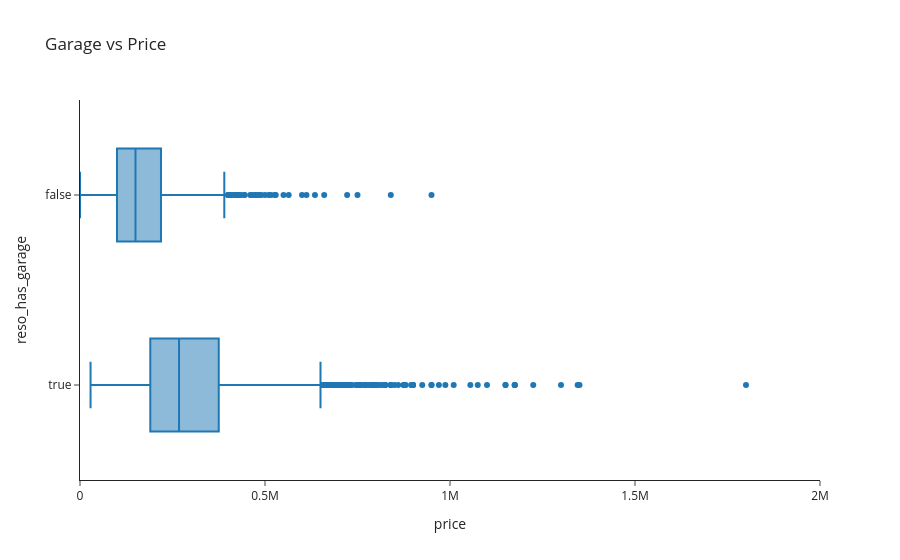

Notebook code for this chart:
### Markdown cell above
### The Garage Premium

In the Midwest, an attached garage is close to a hard requirement for most buyers. The chart below quantifies the price gap between listings with and without a garage. For an investor, this is one of the higher-ROI capex items to evaluate when considering a fixer-upper.

### Code cell
fig = px.box(
    df, x="price", y="reso_has_garage", title="Garage vs Price", template="simple_white"
)
fig.update_xaxes(range=[0, 2000000])
fig.show()

### Figure 1 — Plotly figure (JSON) as saved in the notebook; plotly's stock layout.template omitted (floating-point values rounded to 4 significant figures; data arrays with more than 128 entries replaced by an {"elided": "..."} marker saying what was removed)
{"data": [{"alignmentgroup": "True", "hovertemplate": "price=%{x}<br>reso_has_garage=%{y}<extra></extra>", "legendgroup": "", "marker": {"color": "#1F77B4"}, "name": "", "notched": false, "offsetgroup": "", "orientation": "h", "showlegend": false, "type": "box", "x": {"elided": "3737 int values"}, "x0": " ", "xaxis": "x", "y": {"elided": "3737 bool values"}, "y0": " ", "yaxis": "y"}], "layout": {"boxmode": "group", "legend": {"tracegroupgap": 0}, "title": {"text": "Garage vs Price"}, "xaxis": {"anchor": "y", "domain": [0, 1], "range": [0, 2000000], "title": {"text": "price"}}, "yaxis": {"anchor": "x", "domain": [0, 1], "title": {"text": "reso_has_garage"}}}}
